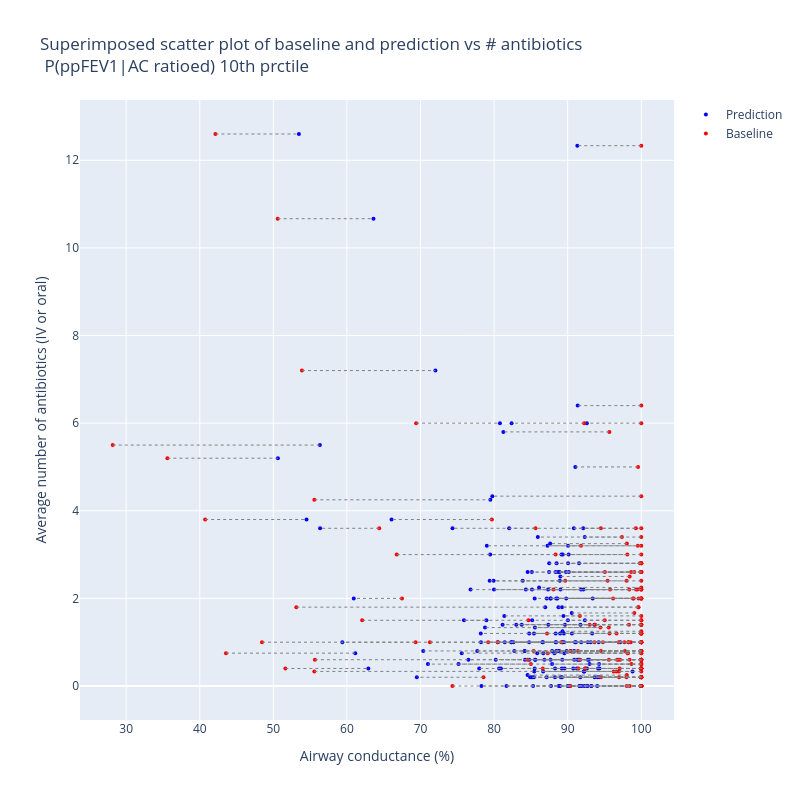

The cell this chart's notebook holds for it:
### Code cell
# Superimposed scatter plot of ppFEV1 and AC vs antibiotics

fig = go.Figure()


dftmp = df_conf
# dftmp = df

# Scatter for model predicted mean AC
fig.add_trace(
    go.Scatter(
        x=dftmp["mean AC"],
        y=dftmp["Avg Any antibiotics"],
        mode="markers",
        name="Prediction",
        marker=dict(color="blue"),
        hovertemplate="mean AC: %{x}<br>Avg Any antibiotics: %{y}",
    )
)

# Scatter for baseline (clipped ecFEV1%Predicted)
fig.add_trace(
    go.Scatter(
        x=dftmp["clipped ecFEV1%Predicted"],
        y=dftmp["Avg Any antibiotics"],
        mode="markers",
        name="Baseline",
        marker=dict(color="red"),
        hovertemplate="clipped ecFEV1%Predicted: %{x}<br>Avg Any antibiotics: %{y}",
    )
)

fig.update_traces(marker=dict(size=4))

# Add arrows from baseline prediction (clipped ecFEV1%Predicted) to model output (mean AC)
for ix, row in dftmp.iterrows():
    fig.add_shape(
        type="line",
        x0=row["clipped ecFEV1%Predicted"],
        y0=row["Avg Any antibiotics"],
        x1=row["mean AC"],
        y1=row["Avg Any antibiotics"],
        line=dict(color="gray", width=1, dash="dot"),
        # opacity=1,
        # layer="below"
    )

if ratioed:
    title = f"Superimposed scatter plot of baseline and prediction vs # antibiotics <br> P(ppFEV1|AC ratioed) {prctile:.0f}th prctile"
else:
    title = f"Superimposed scatter plot of baseline and prediction vs # antibiotics <br> P(ppFEV1|AC) {prctile:.0f}th prctile"

fig.update_xaxes(title_text=AC.name)
fig.update_yaxes(title_text="Average number of antibiotics (IV or oral)")
fig.update_layout(
    height=800,
    width=800,
    title=title,
)
# fig.show()
fig.write_image(f"{dh.get_path_to_main()}PlotsCFR/Antibiotics associations/{title}.pdf")

### Figure 1 — Plotly figure (JSON) as saved in the notebook; plotly's stock layout.template omitted (floating-point values rounded to 4 significant figures; data arrays with more than 128 entries replaced by an {"elided": "..."} marker saying what was removed)
{"data": [{"hovertemplate": "mean AC: %{x}<br>Avg Any antibiotics: %{y}", "marker": {"color": "blue", "size": 4}, "mode": "markers", "name": "Prediction", "type": "scatter", "x": {"elided": "205 float values"}, "y": {"elided": "205 float values"}}, {"hovertemplate": "clipped ecFEV1%Predicted: %{x}<br>Avg Any antibiotics: %{y}", "marker": {"color": "red", "size": 4}, "mode": "markers", "name": "Baseline", "type": "scatter", "x": {"elided": "205 float values"}, "y": {"elided": "205 float values"}}], "layout": {"height": 800, "shapes": [{"line": {"color": "gray", "dash": "dot", "width": 1}, "type": "line", "x0": 100, "x1": 91.81, "y0": 2.2, "y1": 2.2}, {"line": {"color": "gray", "dash": "dot", "width": 1}, "type": "line", "x0": 100, "x1": 87.64, "y0": 2, "y1": 2}, {"line": {"color": "gray", "dash": "dot", "width": 1}, "type": "line", "x0": 100, "x1": 90.15, "y0": 2.6, "y1": 2.6}, {"line": {"color": "gray", "dash": "dot", "width": 1}, "type": "line", "x0": 100, "x1": 92.65, "y0": 0, "y1": 0}, {"line": {"color": "gray", "dash": "dot", "width": 1}, "type": "line", "x0": 53.13, "x1": 86.94, "y0": 1.8, "y1": 1.8}, {"line": {"color": "gray", "dash": "dot", "width": 1}, "type": "line", "x0": 84.66, "x1": 75.91, "y0": 1.5, "y1": 1.5}, {"line": {"color": "gray", "dash": "dot", "width": 1}, "type": "line", "x0": 100, "x1": 92.13, "y0": 2.2, "y1": 2.2}, {"line": {"color": "gray", "dash": "dot", "width": 1}, "type": "line", "x0": 100, "x1": 89.8, "y0": 2, "y1": 2}, {"line": {"color": "gray", "dash": "dot", "width": 1}, "type": "line", "x0": 99.47, "x1": 85.15, "y0": 2.2, "y1": 2.2}, {"line": {"color": "gray", "dash": "dot", "width": 1}, "type": "line", "x0": 100, "x1": 92.97, "y0": 0.5, "y1": 0.5}, {"line": {"color": "gray", "dash": "dot", "width": 1}, "type": "line", "x0": 100, "x1": 87.47, "y0": 2.6, "y1": 2.6}, {"line": {"color": "gray", "dash": "dot", "width": 1}, "type": "line", "x0": 100, "x1": 89.75, "y0": 2.6, "y1": 2.6}, {"line": {"color": "gray", "dash": "dot", "width": 1}, "type": "line", "x0": 98.41, "x1": 89.26, "y0": 0.6, "y1": 0.6}, {"line": {"color": "gray", "dash": "dot", "width": 1}, "type": "line", "x0": 100, "x1": 89.47, "y0": 1.2, "y1": 1.2}, {"line": {"color": "gray", "dash": "dot", "width": 1}, "type": "line", "x0": 100, "x1": 88.78, "y0": 0.8, "y1": 0.8}, {"line": {"color": "gray", "dash": "dot", "width": 1}, "type": "line", "x0": 100, "x1": 92.18, "y0": 0.3333, "y1": 0.3333}, {"line": {"color": "gray", "dash": "dot", "width": 1}, "type": "line", "x0": 99.97, "x1": 89.57, "y0": 0.4, "y1": 0.4}, {"line": {"color": "gray", "dash": "dot", "width": 1}, "type": "line", "x0": 98.03, "x1": 84.54, "y0": 0.25, "y1": 0.25}, {"line": {"color": "gray", "dash": "dot", "width": 1}, "type": "line", "x0": 100, "x1": 90.02, "y0": 1.5, "y1": 1.5}, {"line": {"color": "gray", "dash": "dot", "width": 1}, "type": "line", "x0": 42.13, "x1": 53.47, "y0": 12.6, "y1": 12.6}, {"line": {"color": "gray", "dash": "dot", "width": 1}, "type": "line", "x0": 88.35, "x1": 79.47, "y0": 3, "y1": 3}, {"line": {"color": "gray", "dash": "dot", "width": 1}, "type": "line", "x0": 99.96, "x1": 88.28, "y0": 0.4, "y1": 0.4}, {"line": {"color": "gray", "dash": "dot", "width": 1}, "type": "line", "x0": 96.61, "x1": 85.45, "y0": 0.3333, "y1": 0.3333}, {"line": {"color": "gray", "dash": "dot", "width": 1}, "type": "line", "x0": 98.14, "x1": 89.54, "y0": 0.75, "y1": 0.75}, {"line": {"color": "gray", "dash": "dot", "width": 1}, "type": "line", "x0": 100, "x1": 87.71, "y0": 2, "y1": 2}, {"line": {"color": "gray", "dash": "dot", "width": 1}, "type": "line", "x0": 28.17, "x1": 56.32, "y0": 5.5, "y1": 5.5}, {"line": {"color": "gray", "dash": "dot", "width": 1}, "type": "line", "x0": 99.05, "x1": 90.55, "y0": 1.667, "y1": 1.667}, {"line": {"color": "gray", "dash": "dot", "width": 1}, "type": "line", "x0": 100, "x1": 85.57, "y0": 0.6, "y1": 0.6}, {"line": {"color": "gray", "dash": "dot", "width": 1}, "type": "line", "x0": 100, "x1": 88.21, "y0": 0.75, "y1": 0.75}, {"line": {"color": "gray", "dash": "dot", "width": 1}, "type": "line", "x0": 98.04, "x1": 87.62, "y0": 3.25, "y1": 3.25}, {"line": {"color": "gray", "dash": "dot", "width": 1}, "type": "line", "x0": 100, "x1": 90.87, "y0": 0.8, "y1": 0.8}, {"line": {"color": "gray", "dash": "dot", "width": 1}, "type": "line", "x0": 100, "x1": 89.86, "y0": 0.8, "y1": 0.8}, {"line": {"color": "gray", "dash": "dot", "width": 1}, "type": "line", "x0": 98.25, "x1": 89.27, "y0": 1, "y1": 1}, {"line": {"color": "gray", "dash": "dot", "width": 1}, "type": "line", "x0": 94.45, "x1": 85.55, "y0": 1.333, "y1": 1.333}, {"line": {"color": "gray", "dash": "dot", "width": 1}, "type": "line", "x0": 53.89, "x1": 72.02, "y0": 7.2, "y1": 7.2}, {"line": {"color": "gray", "dash": "dot", "width": 1}, "type": "line", "x0": 95.66, "x1": 81.26, "y0": 5.8, "y1": 5.8}, {"line": {"color": "gray", "dash": "dot", "width": 1}, "type": "line", "x0": 100, "x1": 93.19, "y0": 0, "y1": 0}, {"line": {"color": "gray", "dash": "dot", "width": 1}, "type": "line", "x0": 98.42, "x1": 89.01, "y0": 2.5, "y1": 2.5}, {"line": {"color": "gray", "dash": "dot", "width": 1}, "type": "line", "x0": 100, "x1": 91.67, "y0": 0.6, "y1": 0.6}, {"line": {"color": "gray", "dash": "dot", "width": 1}, "type": "line", "x0": 100, "x1": 75.17, "y0": 0.5, "y1": 0.5}, {"line": {"color": "gray", "dash": "dot", "width": 1}, "type": "line", "x0": 67.48, "x1": 60.93, "y0": 2, "y1": 2}, {"line": {"color": "gray", "dash": "dot", "width": 1}, "type": "line", "x0": 100, "x1": 86.68, "y0": 0.75, "y1": 0.75}, {"line": {"color": "gray", "dash": "dot", "width": 1}, "type": "line", "x0": 71.28, "x1": 84.76, "y0": 1, "y1": 1}, {"line": {"color": "gray", "dash": "dot", "width": 1}, "type": "line", "x0": 100, "x1": 93.65, "y0": 0.2, "y1": 0.2}, {"line": {"color": "gray", "dash": "dot", "width": 1}, "type": "line", "x0": 100, "x1": 92.31, "y0": 3.4, "y1": 3.4}, {"line": {"color": "gray", "dash": "dot", "width": 1}, "type": "line", "x0": 100, "x1": 91.9, "y0": 0, "y1": 0}, {"line": {"color": "gray", "dash": "dot", "width": 1}, "type": "line", "x0": 55.57, "x1": 92.26, "y0": 0.3333, "y1": 0.3333}, {"line": {"color": "gray", "dash": "dot", "width": 1}, "type": "line", "x0": 55.57, "x1": 79.49, "y0": 4.25, "y1": 4.25}, {"line": {"color": "gray", "dash": "dot", "width": 1}, "type": "line", "x0": 100, "x1": 79.76, "y0": 4.333, "y1": 4.333}, {"line": {"color": "gray", "dash": "dot", "width": 1}, "type": "line", "x0": 89.67, "x1": 79.39, "y0": 2.4, "y1": 2.4}, {"line": {"color": "gray", "dash": "dot", "width": 1}, "type": "line", "x0": 100, "x1": 85.29, "y0": 0, "y1": 0}, {"line": {"color": "gray", "dash": "dot", "width": 1}, "type": "line", "x0": 92.38, "x1": 80.92, "y0": 0.4, "y1": 0.4}, {"line": {"color": "gray", "dash": "dot", "width": 1}, "type": "line", "x0": 98.37, "x1": 89.02, "y0": 2.2, "y1": 2.2}, {"line": {"color": "gray", "dash": "dot", "width": 1}, "type": "line", "x0": 99.53, "x1": 87.25, "y0": 3.2, "y1": 3.2}, {"line": {"color": "gray", "dash": "dot", "width": 1}, "type": "line", "x0": 91.65, "x1": 80.22, "y0": 0.6, "y1": 0.6}, {"line": {"color": "gray", "dash": "dot", "width": 1}, "type": "line", "x0": 96.71, "x1": 86.83, "y0": 0.6, "y1": 0.6}, {"line": {"color": "gray", "dash": "dot", "width": 1}, "type": "line", "x0": 100, "x1": 86.65, "y0": 1, "y1": 1}, {"line": {"color": "gray", "dash": "dot", "width": 1}, "type": "line", "x0": 99.56, "x1": 91.03, "y0": 5, "y1": 5}, {"line": {"color": "gray", "dash": "dot", "width": 1}, "type": "line", "x0": 62.08, "x1": 78.95, "y0": 1.5, "y1": 1.5}, {"line": {"color": "gray", "dash": "dot", "width": 1}, "type": "line", "x0": 92.98, "x1": 83.01, "y0": 1.4, "y1": 1.4}, {"line": {"color": "gray", "dash": "dot", "width": 1}, "type": "line", "x0": 100, "x1": 87.49, "y0": 2.8, "y1": 2.8}, {"line": {"color": "gray", "dash": "dot", "width": 1}, "type": "line", "x0": 100, "x1": 92.33, "y0": 1.5, "y1": 1.5}, {"line": {"color": "gray", "dash": "dot", "width": 1}, "type": "line", "x0": 99.26, "x1": 90.84, "y0": 3.6, "y1": 3.6}, {"line": {"color": "gray", "dash": "dot", "width": 1}, "type": "line", "x0": 100, "x1": 89.33, "y0": 3, "y1": 3}, {"line": {"color": "gray", "dash": "dot", "width": 1}, "type": "line", "x0": 69.4, "x1": 80.79, "y0": 6, "y1": 6}, {"line": {"color": "gray", "dash": "dot", "width": 1}, "type": "line", "x0": 99.92, "x1": 88.69, "y0": 2.6, "y1": 2.6}, {"line": {"color": "gray", "dash": "dot", "width": 1}, "type": "line", "x0": 94.5, "x1": 82.05, "y0": 3.6, "y1": 3.6}, {"line": {"color": "gray", "dash": "dot", "width": 1}, "type": "line", "x0": 97.7, "x1": 88.43, "y0": 1, "y1": 1}, {"line": {"color": "gray", "dash": "dot", "width": 1}, "type": "line", "x0": 98.42, "x1": 90.0, "y0": 0, "y1": 0}, {"line": {"color": "gray", "dash": "dot", "width": 1}, "type": "line", "x0": 96.96, "x1": 98.81, "y0": 0.3333, "y1": 0.3333}, {"line": {"color": "gray", "dash": "dot", "width": 1}, "type": "line", "x0": 50.59, "x1": 63.61, "y0": 10.67, "y1": 10.67}, {"line": {"color": "gray", "dash": "dot", "width": 1}, "type": "line", "x0": 100, "x1": 90.27, "y0": 0, "y1": 0}, {"line": {"color": "gray", "dash": "dot", "width": 1}, "type": "line", "x0": 94.79, "x1": 80.52, "y0": 1, "y1": 1}, {"line": {"color": "gray", "dash": "dot", "width": 1}, "type": "line", "x0": 87.29, "x1": 75.6, "y0": 0.75, "y1": 0.75}, {"line": {"color": "gray", "dash": "dot", "width": 1}, "type": "line", "x0": 88.07, "x1": 79.98, "y0": 2.2, "y1": 2.2}, {"line": {"color": "gray", "dash": "dot", "width": 1}, "type": "line", "x0": 95.05, "x1": 84.56, "y0": 2.6, "y1": 2.6}, {"line": {"color": "gray", "dash": "dot", "width": 1}, "type": "line", "x0": 100, "x1": 76.8, "y0": 2.2, "y1": 2.2}, {"line": {"color": "gray", "dash": "dot", "width": 1}, "type": "line", "x0": 98.18, "x1": 85.85, "y0": 0.75, "y1": 0.75}, {"line": {"color": "gray", "dash": "dot", "width": 1}, "type": "line", "x0": 84.56, "x1": 76.5, "y0": 0.6, "y1": 0.6}, {"line": {"color": "gray", "dash": "dot", "width": 1}, "type": "line", "x0": 55.65, "x1": 87.67, "y0": 0.6, "y1": 0.6}, {"line": {"color": "gray", "dash": "dot", "width": 1}, "type": "line", "x0": 100, "x1": 89.63, "y0": 1.4, "y1": 1.4}, {"line": {"color": "gray", "dash": "dot", "width": 1}, "type": "line", "x0": 98.96, "x1": 88.6, "y0": 2, "y1": 2}, {"line": {"color": "gray", "dash": "dot", "width": 1}, "type": "line", "x0": 100, "x1": 92.6, "y0": 6, "y1": 6}, {"line": {"color": "gray", "dash": "dot", "width": 1}, "type": "line", "x0": 98.1, "x1": 89.16, "y0": 3, "y1": 3}, {"line": {"color": "gray", "dash": "dot", "width": 1}, "type": "line", "x0": 100, "x1": 92.25, "y0": 0, "y1": 0}, {"line": {"color": "gray", "dash": "dot", "width": 1}, "type": "line", "x0": 96.24, "x1": 86.66, "y0": 0.3333, "y1": 0.3333}, {"line": {"color": "gray", "dash": "dot", "width": 1}, "type": "line", "x0": 98.66, "x1": 87.87, "y0": 0.5, "y1": 0.5}, {"line": {"color": "gray", "dash": "dot", "width": 1}, "type": "line", "x0": 100, "x1": 82.31, "y0": 1, "y1": 1}, {"line": {"color": "gray", "dash": "dot", "width": 1}, "type": "line", "x0": 100, "x1": 94.01, "y0": 0, "y1": 0}, {"line": {"color": "gray", "dash": "dot", "width": 1}, "type": "line", "x0": 95.03, "x1": 85.16, "y0": 1.5, "y1": 1.5}, {"line": {"color": "gray", "dash": "dot", "width": 1}, "type": "line", "x0": 100, "x1": 92.91, "y0": 0.6, "y1": 0.6}, {"line": {"color": "gray", "dash": "dot", "width": 1}, "type": "line", "x0": 91.39, "x1": 82.75, "y0": 0.8, "y1": 0.8}, {"line": {"color": "gray", "dash": "dot", "width": 1}, "type": "line", "x0": 87.19, "x1": 78.18, "y0": 1.2, "y1": 1.2}, {"line": {"color": "gray", "dash": "dot", "width": 1}, "type": "line", "x0": 100, "x1": 92.37, "y0": 0.4, "y1": 0.4}, {"line": {"color": "gray", "dash": "dot", "width": 1}, "type": "line", "x0": 100, "x1": 90.4, "y0": 0.8, "y1": 0.8}, {"line": {"color": "gray", "dash": "dot", "width": 1}, "type": "line", "x0": 100, "x1": 87.13, "y0": 0.2, "y1": 0.2}, {"line": {"color": "gray", "dash": "dot", "width": 1}, "type": "line", "x0": 100, "x1": 88.36, "y0": 1, "y1": 1}, {"line": {"color": "gray", "dash": "dot", "width": 1}, "type": "line", "x0": 35.6, "x1": 50.62, "y0": 5.2, "y1": 5.2}, {"line": {"color": "gray", "dash": "dot", "width": 1}, "type": "line", "x0": 99.81, "x1": 90.05, "y0": 2.8, "y1": 2.8}, {"line": {"color": "gray", "dash": "dot", "width": 1}, "type": "line", "x0": 98.87, "x1": 88.44, "y0": 2, "y1": 2}, {"line": {"color": "gray", "dash": "dot", "width": 1}, "type": "line", "x0": 94.52, "x1": 85.17, "y0": 0.2, "y1": 0.2}, {"line": {"color": "gray", "dash": "dot", "width": 1}, "type": "line", "x0": 100, "x1": 88.84, "y0": 0.8, "y1": 0.8}, {"line": {"color": "gray", "dash": "dot", "width": 1}, "type": "line", "x0": 90.4, "x1": 77.71, "y0": 0.8, "y1": 0.8}, {"line": {"color": "gray", "dash": "dot", "width": 1}, "type": "line", "x0": 100, "x1": 93.4, "y0": 2, "y1": 2}, {"line": {"color": "gray", "dash": "dot", "width": 1}, "type": "line", "x0": 100, "x1": 90.04, "y0": 3.2, "y1": 3.2}, {"line": {"color": "gray", "dash": "dot", "width": 1}, "type": "line", "x0": 100, "x1": 88.97, "y0": 1.2, "y1": 1.2}, {"line": {"color": "gray", "dash": "dot", "width": 1}, "type": "line", "x0": 69.33, "x1": 59.37, "y0": 1, "y1": 1}, {"line": {"color": "gray", "dash": "dot", "width": 1}, "type": "line", "x0": 78.56, "x1": 69.49, "y0": 0.2, "y1": 0.2}, {"line": {"color": "gray", "dash": "dot", "width": 1}, "type": "line", "x0": 98.56, "x1": 89.3, "y0": 1, "y1": 1}, {"line": {"color": "gray", "dash": "dot", "width": 1}, "type": "line", "x0": 99.29, "x1": 84.31, "y0": 2.2, "y1": 2.2}, {"line": {"color": "gray", "dash": "dot", "width": 1}, "type": "line", "x0": 100, "x1": 90.75, "y0": 0.4, "y1": 0.4}, {"line": {"color": "gray", "dash": "dot", "width": 1}, "type": "line", "x0": 100, "x1": 88.97, "y0": 0, "y1": 0}, {"line": {"color": "gray", "dash": "dot", "width": 1}, "type": "line", "x0": 100, "x1": 94.13, "y0": 0.4, "y1": 0.4}, {"line": {"color": "gray", "dash": "dot", "width": 1}, "type": "line", "x0": 97.37, "x1": 85.94, "y0": 3.4, "y1": 3.4}, {"line": {"color": "gray", "dash": "dot", "width": 1}, "type": "line", "x0": 100, "x1": 93.62, "y0": 1.4, "y1": 1.4}, {"line": {"color": "gray", "dash": "dot", "width": 1}, "type": "line", "x0": 100, "x1": 92.62, "y0": 0.4, "y1": 0.4}, {"line": {"color": "gray", "dash": "dot", "width": 1}, "type": "line", "x0": 85.37, "x1": 70.37, "y0": 0.8, "y1": 0.8}, {"line": {"color": "gray", "dash": "dot", "width": 1}, "type": "line", "x0": 95.59, "x1": 84.19, "y0": 0.6, "y1": 0.6}, {"line": {"color": "gray", "dash": "dot", "width": 1}, "type": "line", "x0": 100, "x1": 90.57, "y0": 1.2, "y1": 1.2}, {"line": {"color": "gray", "dash": "dot", "width": 1}, "type": "line", "x0": 100, "x1": 88.49, "y0": 2.8, "y1": 2.8}, {"line": {"color": "gray", "dash": "dot", "width": 1}, "type": "line", "x0": 100, "x1": 92.73, "y0": 1, "y1": 1}, {"line": {"color": "gray", "dash": "dot", "width": 1}, "type": "line", "x0": 40.74, "x1": 54.51, "y0": 3.8, "y1": 3.8}, {"line": {"color": "gray", "dash": "dot", "width": 1}, "type": "line", "x0": 100, "x1": 86.11, "y0": 2.25, "y1": 2.25}, {"line": {"color": "gray", "dash": "dot", "width": 1}, "type": "line", "x0": 100, "x1": 87.73, "y0": 0, "y1": 0}, {"line": {"color": "gray", "dash": "dot", "width": 1}, "type": "line", "x0": 100, "x1": 91.35, "y0": 0.6, "y1": 0.6}, {"line": {"color": "gray", "dash": "dot", "width": 1}, "type": "line", "x0": 100, "x1": 88.92, "y0": 2.4, "y1": 2.4}, {"line": {"color": "gray", "dash": "dot", "width": 1}, "type": "line", "x0": 97.78, "x1": 84.15, "y0": 0.8, "y1": 0.8}, {"line": {"color": "gray", "dash": "dot", "width": 1}, "type": "line", "x0": 100, "x1": 89.3, "y0": 1.25, "y1": 1.25}, {"line": {"color": "gray", "dash": "dot", "width": 1}, "type": "line", "x0": 79.69, "x1": 66.06, "y0": 3.8, "y1": 3.8}, {"line": {"color": "gray", "dash": "dot", "width": 1}, "type": "line", "x0": 100, "x1": 90.88, "y0": 0.6, "y1": 0.6}, {"line": {"color": "gray", "dash": "dot", "width": 1}, "type": "line", "x0": 100, "x1": 91.64, "y0": 0, "y1": 0}, {"line": {"color": "gray", "dash": "dot", "width": 1}, "type": "line", "x0": 94.52, "x1": 84.14, "y0": 0.8, "y1": 0.8}, {"line": {"color": "gray", "dash": "dot", "width": 1}, "type": "line", "x0": 90.37, "x1": 78.28, "y0": 0, "y1": 0}, {"line": {"color": "gray", "dash": "dot", "width": 1}, "type": "line", "x0": 100, "x1": 89.22, "y0": 0.2, "y1": 0.2}, {"line": {"color": "gray", "dash": "dot", "width": 1}, "type": "line", "x0": 99.04, "x1": 85.13, "y0": 2.6, "y1": 2.6}, {"line": {"color": "gray", "dash": "dot", "width": 1}, "type": "line", "x0": 100, "x1": 93.13, "y0": 1, "y1": 1}, {"line": {"color": "gray", "dash": "dot", "width": 1}, "type": "line", "x0": 100, "x1": 92.66, "y0": 0, "y1": 0}, {"line": {"color": "gray", "dash": "dot", "width": 1}, "type": "line", "x0": 98.23, "x1": 89.51, "y0": 1, "y1": 1}, {"line": {"color": "gray", "dash": "dot", "width": 1}, "type": "line", "x0": 97.06, "x1": 85.51, "y0": 0.4, "y1": 0.4}, {"line": {"color": "gray", "dash": "dot", "width": 1}, "type": "line", "x0": 100, "x1": 94.27, "y0": 0.2, "y1": 0.2}, {"line": {"color": "gray", "dash": "dot", "width": 1}, "type": "line", "x0": 100, "x1": 94.21, "y0": 1, "y1": 1}, {"line": {"color": "gray", "dash": "dot", "width": 1}, "type": "line", "x0": 100, "x1": 88.45, "y0": 0.8, "y1": 0.8}, {"line": {"color": "gray", "dash": "dot", "width": 1}, "type": "line", "x0": 97.12, "x1": 84.77, "y0": 0.6, "y1": 0.6}, {"line": {"color": "gray", "dash": "dot", "width": 1}, "type": "line", "x0": 64.39, "x1": 56.35, "y0": 3.6, "y1": 3.6}, {"line": {"color": "gray", "dash": "dot", "width": 1}, "type": "line", "x0": 100, "x1": 81.15, "y0": 1.4, "y1": 1.4}, {"line": {"color": "gray", "dash": "dot", "width": 1}, "type": "line", "x0": 100, "x1": 90.99, "y0": 1, "y1": 1}, {"line": {"color": "gray", "dash": "dot", "width": 1}, "type": "line", "x0": 100, "x1": 91.31, "y0": 12.33, "y1": 12.33}, {"line": {"color": "gray", "dash": "dot", "width": 1}, "type": "line", "x0": 100, "x1": 91.44, "y0": 0.6, "y1": 0.6}, {"line": {"color": "gray", "dash": "dot", "width": 1}, "type": "line", "x0": 85.62, "x1": 74.35, "y0": 3.6, "y1": 3.6}, {"line": {"color": "gray", "dash": "dot", "width": 1}, "type": "line", "x0": 100, "x1": 87.88, "y0": 0.8, "y1": 0.8}, {"line": {"color": "gray", "dash": "dot", "width": 1}, "type": "line", "x0": 100, "x1": 92.73, "y0": 0.6, "y1": 0.6}, {"line": {"color": "gray", "dash": "dot", "width": 1}, "type": "line", "x0": 100, "x1": 94.05, "y0": 0.2, "y1": 0.2}, {"line": {"color": "gray", "dash": "dot", "width": 1}, "type": "line", "x0": 79.2, "x1": 86.56, "y0": 1, "y1": 1}, {"line": {"color": "gray", "dash": "dot", "width": 1}, "type": "line", "x0": 100, "x1": 91.24, "y0": 0.4, "y1": 0.4}, {"line": {"color": "gray", "dash": "dot", "width": 1}, "type": "line", "x0": 100, "x1": 88.35, "y0": 2.6, "y1": 2.6}, {"line": {"color": "gray", "dash": "dot", "width": 1}, "type": "line", "x0": 100, "x1": 91.83, "y0": 1, "y1": 1}, {"line": {"color": "gray", "dash": "dot", "width": 1}, "type": "line", "x0": 98.61, "x1": 88.89, "y0": 2.6, "y1": 2.6}, {"line": {"color": "gray", "dash": "dot", "width": 1}, "type": "line", "x0": 100, "x1": 91.55, "y0": 2.8, "y1": 2.8}, {"line": {"color": "gray", "dash": "dot", "width": 1}, "type": "line", "x0": 99.63, "x1": 88.74, "y0": 1.8, "y1": 1.8}, {"line": {"color": "gray", "dash": "dot", "width": 1}, "type": "line", "x0": 100, "x1": 89.07, "y0": 0.2, "y1": 0.2}, {"line": {"color": "gray", "dash": "dot", "width": 1}, "type": "line", "x0": 100, "x1": 81.68, "y0": 0, "y1": 0}, {"line": {"color": "gray", "dash": "dot", "width": 1}, "type": "line", "x0": 100, "x1": 88.36, "y0": 1.2, "y1": 1.2}, {"line": {"color": "gray", "dash": "dot", "width": 1}, "type": "line", "x0": 95.76, "x1": 87.33, "y0": 2.2, "y1": 2.2}, {"line": {"color": "gray", "dash": "dot", "width": 1}, "type": "line", "x0": 96.85, "x1": 85.61, "y0": 0.6, "y1": 0.6}, {"line": {"color": "gray", "dash": "dot", "width": 1}, "type": "line", "x0": 91.8, "x1": 79.01, "y0": 3.2, "y1": 3.2}, {"line": {"color": "gray", "dash": "dot", "width": 1}, "type": "line", "x0": 93.72, "x1": 83.75, "y0": 1.4, "y1": 1.4}, {"line": {"color": "gray", "dash": "dot", "width": 1}, "type": "line", "x0": 99.58, "x1": 89.23, "y0": 1.8, "y1": 1.8}, {"line": {"color": "gray", "dash": "dot", "width": 1}, "type": "line", "x0": 99.64, "x1": 87.16, "y0": 2, "y1": 2}, {"line": {"color": "gray", "dash": "dot", "width": 1}, "type": "line", "x0": 100, "x1": 93.32, "y0": 1.2, "y1": 1.2}, {"line": {"color": "gray", "dash": "dot", "width": 1}, "type": "line", "x0": 89.13, "x1": 78.22, "y0": 1, "y1": 1}, {"line": {"color": "gray", "dash": "dot", "width": 1}, "type": "line", "x0": 80.47, "x1": 97.14, "y0": 1, "y1": 1}, {"line": {"color": "gray", "dash": "dot", "width": 1}, "type": "line", "x0": 100, "x1": 94.26, "y0": 0.5, "y1": 0.5}, {"line": {"color": "gray", "dash": "dot", "width": 1}, "type": "line", "x0": 100, "x1": 92.11, "y0": 3.6, "y1": 3.6}, {"line": {"color": "gray", "dash": "dot", "width": 1}, "type": "line", "x0": 86.6, "x1": 77.98, "y0": 0.4, "y1": 0.4}, {"line": {"color": "gray", "dash": "dot", "width": 1}, "type": "line", "x0": 91.45, "x1": 80.68, "y0": 0.4, "y1": 0.4}, {"line": {"color": "gray", "dash": "dot", "width": 1}, "type": "line", "x0": 91.65, "x1": 81.38, "y0": 1.6, "y1": 1.6}, {"line": {"color": "gray", "dash": "dot", "width": 1}, "type": "line", "x0": 43.57, "x1": 61.13, "y0": 0.75, "y1": 0.75}, {"line": {"color": "gray", "dash": "dot", "width": 1}, "type": "line", "x0": 97.99, "x1": 83.88, "y0": 2.4, "y1": 2.4}, {"line": {"color": "gray", "dash": "dot", "width": 1}, "type": "line", "x0": 95.69, "x1": 84.77, "y0": 1.2, "y1": 1.2}, {"line": {"color": "gray", "dash": "dot", "width": 1}, "type": "line", "x0": 97.99, "x1": 84.9, "y0": 0.2, "y1": 0.2}, {"line": {"color": "gray", "dash": "dot", "width": 1}, "type": "line", "x0": 100, "x1": 91.71, "y0": 0.2, "y1": 0.2}, {"line": {"color": "gray", "dash": "dot", "width": 1}, "type": "line", "x0": 98.02, "x1": 88.85, "y0": 0, "y1": 0}, {"line": {"color": "gray", "dash": "dot", "width": 1}, "type": "line", "x0": 85.0, "x1": 71.0, "y0": 0.5, "y1": 0.5}, {"line": {"color": "gray", "dash": "dot", "width": 1}, "type": "line", "x0": 100, "x1": 91.36, "y0": 6.4, "y1": 6.4}, {"line": {"color": "gray", "dash": "dot", "width": 1}, "type": "line", "x0": 100, "x1": 94.31, "y0": 0.4, "y1": 0.4}, {"line": {"color": "gray", "dash": "dot", "width": 1}, "type": "line", "x0": 100, "x1": 89.2, "y0": 0.4, "y1": 0.4}, {"line": {"color": "gray", "dash": "dot", "width": 1}, "type": "line", "x0": 66.77, "x1": 90.13, "y0": 3, "y1": 3}, {"line": {"color": "gray", "dash": "dot", "width": 1}, "type": "line", "x0": 92.24, "x1": 82.37, "y0": 6, "y1": 6}, {"line": {"color": "gray", "dash": "dot", "width": 1}, "type": "line", "x0": 95.41, "x1": 79.93, "y0": 2.4, "y1": 2.4}, {"line": {"color": "gray", "dash": "dot", "width": 1}, "type": "line", "x0": 100, "x1": 87.37, "y0": 1.4, "y1": 1.4}, {"line": {"color": "gray", "dash": "dot", "width": 1}, "type": "line", "x0": 100, "x1": 91.11, "y0": 1, "y1": 1}, {"line": {"color": "gray", "dash": "dot", "width": 1}, "type": "line", "x0": 98.32, "x1": 91.73, "y0": 1.4, "y1": 1.4}, {"line": {"color": "gray", "dash": "dot", "width": 1}, "type": "line", "x0": 96.63, "x1": 85.42, "y0": 1.2, "y1": 1.2}, {"line": {"color": "gray", "dash": "dot", "width": 1}, "type": "line", "x0": 96.17, "x1": 85.51, "y0": 2, "y1": 2}, {"line": {"color": "gray", "dash": "dot", "width": 1}, "type": "line", "x0": 96.98, "x1": 85.41, "y0": 0.2, "y1": 0.2}, {"line": {"color": "gray", "dash": "dot", "width": 1}, "type": "line", "x0": 99.95, "x1": 88.28, "y0": 0.2, "y1": 0.2}, {"line": {"color": "gray", "dash": "dot", "width": 1}, "type": "line", "x0": 100, "x1": 88.81, "y0": 0, "y1": 0}, {"line": {"color": "gray", "dash": "dot", "width": 1}, "type": "line", "x0": 93.63, "x1": 82.62, "y0": 1, "y1": 1}, {"line": {"color": "gray", "dash": "dot", "width": 1}, "type": "line", "x0": 51.63, "x1": 62.91, "y0": 0.4, "y1": 0.4}, {"line": {"color": "gray", "dash": "dot", "width": 1}, "type": "line", "x0": 100, "x1": 89.42, "y0": 1.6, "y1": 1.6}, {"line": {"color": "gray", "dash": "dot", "width": 1}, "type": "line", "x0": 95.58, "x1": 78.77, "y0": 1.333, "y1": 1.333}, {"line": {"color": "gray", "dash": "dot", "width": 1}, "type": "line", "x0": 100, "x1": 91.59, "y0": 0, "y1": 0}, {"line": {"color": "gray", "dash": "dot", "width": 1}, "type": "line", "x0": 96.93, "x1": 82.37, "y0": 1, "y1": 1}, {"line": {"color": "gray", "dash": "dot", "width": 1}, "type": "line", "x0": 48.46, "x1": 81.44, "y0": 1, "y1": 1}, {"line": {"color": "gray", "dash": "dot", "width": 1}, "type": "line", "x0": 74.34, "x1": 93.23, "y0": 0, "y1": 0}], "title": {"text": "Superimposed scatter plot of baseline and prediction vs # antibiotics <br> P(ppFEV1|AC ratioed) 10th prctile"}, "width": 800, "xaxis": {"title": {"text": "Airway conductance (%)"}}, "yaxis": {"title": {"text": "Average number of antibiotics (IV or oral)"}}}}
